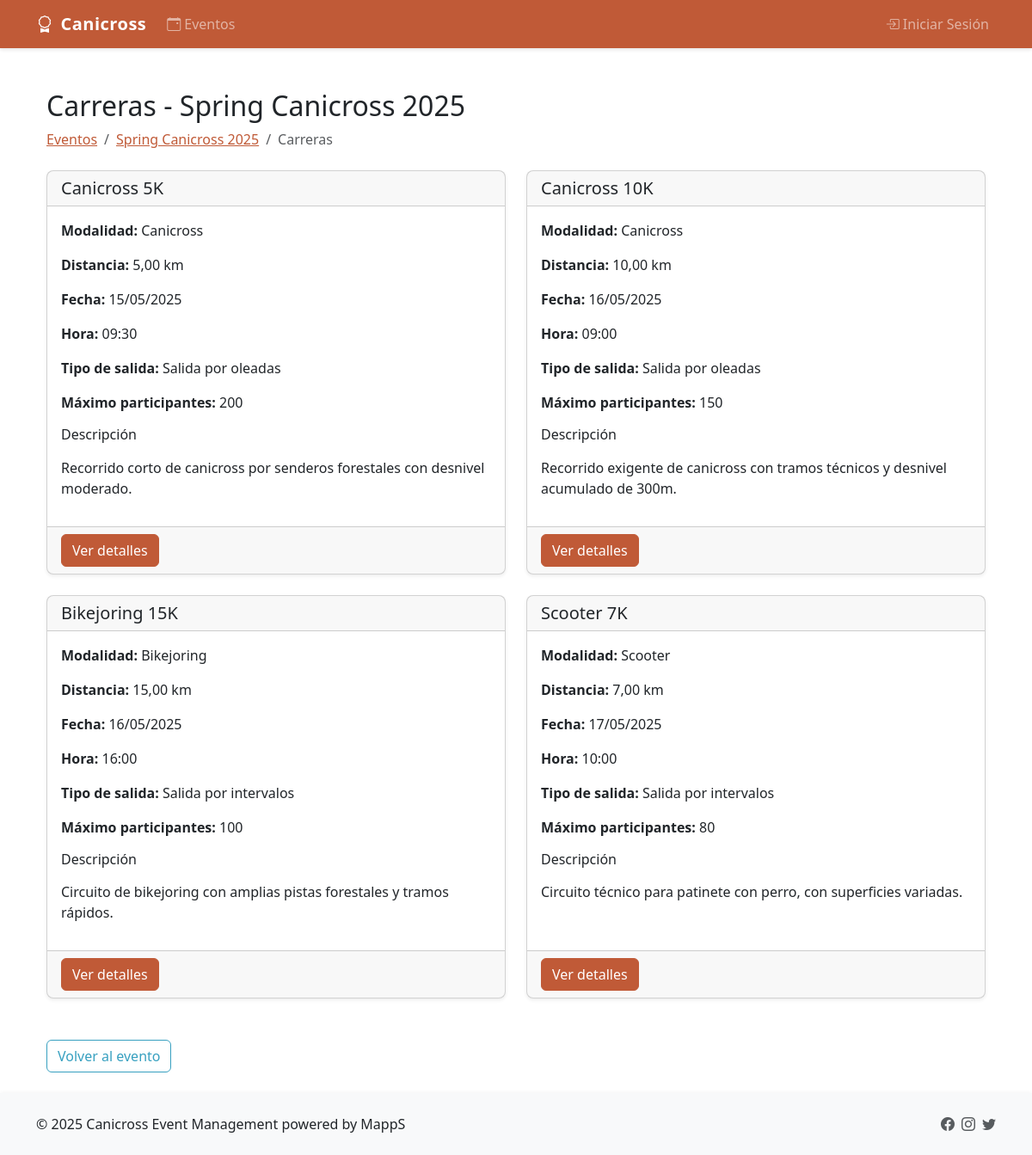
The page /events/spring-canicross-2025/races/ on the database its author committed.
### events/models.py (models this page shows, shortened)
class Event(models.Model):
    name = models.CharField(max_length=255, verbose_name="Nombre")
    slug = models.SlugField(max_length=255, unique=True, blank=True, verbose_name="Slug")
    description = models.TextField(blank=True, verbose_name="Descripción")
    location = models.CharField(max_length=255, verbose_name="Ubicación")
    start_date = models.DateField(verbose_name="Fecha de inicio")
    end_date = models.DateField(verbose_name="Fecha de fin")
    rules = models.TextField(blank=True, verbose_name="Reglamento")
    registration_start = models.DateTimeField(verbose_name="Inicio de inscripciones")
    registration_end = models.DateTimeField(verbose_name="Fin de inscripciones")
    required_documents = models.JSONField(default=list, blank=True, verbose_name="Documentos requeridos")
    required_vaccines = models.JSONField(default=list, blank=True, verbose_name="Vacunas requeridas")
    STATUS_CHOICES = (
        ('draft', 'Borrador'),
        ('published', 'Publicado'),
        ('registration_open', 'Inscripciones abiertas'),
        ('registration_closed', 'Inscripciones cerradas'),
        ('in_progress', 'En progreso'),
        ('completed', 'Completado'),
        ('cancelled', 'Cancelado'),
    )
    status = models.CharField(max_length=20, choices=STATUS_CHOICES, default='draft', verbose_name="Estado")
    created_at = models.DateTimeField(auto_now_add=True, verbose_name="Fecha de creación")
    updated_at = models.DateTimeField(auto_now=True, verbose_name="Fecha de actualización")

class Race(models.Model):
    event = models.ForeignKey(Event, related_name='races', on_delete=models.CASCADE, verbose_name="Evento")
    modality = models.ForeignKey(Modality, related_name='races', on_delete=models.CASCADE, verbose_name="Modalidad")
    name = models.CharField(max_length=255, verbose_name="Nombre")
    distance = models.DecimalField(max_digits=5, decimal_places=2, help_text="Distancia en kilómetros", verbose_name="Distancia")
    description = models.TextField(blank=True, verbose_name="Descripción")
    START_TYPE_CHOICES = (
        ('mass', 'Salida en masa'),
        ('waves', 'Salida por oleadas'),
        ('intervals', 'Salida por intervalos'),
    )
    start_type = models.CharField(max_length=10, choices=START_TYPE_CHOICES, default='mass', verbose_name="Tipo de salida")
    participants_per_interval = models.PositiveSmallIntegerField(default=1, verbose_name="Participantes por intervalo")
    interval_seconds = models.PositiveSmallIntegerField(default=30, verbose_name="Segundos entre intervalos")
    max_participants = models.PositiveIntegerField(default=100, verbose_name="Máximo de participantes")
    race_date = models.DateField(verbose_name="Fecha de carrera")
    race_time = models.TimeField(verbose_name="Hora de carrera")
    actual_start_time = models.DateTimeField(null=True, blank=True, verbose_name="Hora real de inicio")
    class Meta:
        verbose_name = "Carrera"
        verbose_name_plural = "Carreras"

class Modality(models.Model):
    name = models.CharField(max_length=100, verbose_name="Nombre")
    description = models.TextField(blank=True, verbose_name="Descripción")
    class Meta:
        verbose_name = "Modalidad"
        verbose_name_plural = "Modalidades"

### events/views.py (the view)
# urls.py: path('<slug:slug>/races/', views.race_list, name='race_list'),
@log_function_call(logger)
def race_list(request, slug):
    try:
        logger.info(f"Accediendo a lista de carreras para evento: {slug}")
        event = get_object_or_404(Event, slug=slug)
        races = Race.objects.filter(event=event)
        logger.debug(f"Se encontraron {races.count()} carreras para el evento: {event.name}")
        return render(request, 'events/race_list.html', {'event': event, 'races': races})
    except Event.DoesNotExist:
        logger.warning(f"Evento no encontrado: {slug}")
        raise
    except Exception as e:
        log_exception(logger, f"Error al obtener lista de carreras para el evento: {slug}")
        raise

### utils/context_processors.py (called while the page is built)
def session_timeout(request):
    timeout_minutes = getattr(settings, 'SESSION_TIMEOUT_MINUTES', 30)
    return {
        'session_timeout_minutes': timeout_minutes
    }

### utils/logger.py (called while the page is built)
def get_client_ip(request):
    x_forwarded_for = request.META.get('HTTP_X_FORWARDED_FOR')
    if x_forwarded_for:
        ip = x_forwarded_for.split(',')[0]
    else:
        ip = request.META.get('REMOTE_ADDR')
    return ip

def log_function_call(logger):
    def decorator(func):
        @wraps(func)
        def wrapper(*args, **kwargs):
            start_time = time.time()
            func_name = func.__name__
            logger.debug(f"Iniciando {func_name}()")
            try:
                result = func(*args, **kwargs)
                end_time = time.time()
                duration = end_time - start_time
                logger.debug(f"Finalizado {func_name}() - Duración: {duration:.3f}s")
                return result
            except Exception as e:
                logger.error(f"Error en {func_name}(): {str(e)}")
                log_exception(logger, f"Excepción en {func_name}()")
                raise
        return wrapper
    return decorator

### templates/events/race_list.html (shortened to what this page needs)
{% extends 'base.html' %}
{% block content %}
<div class="container mt-4">
    <h2>Carreras - {{ event.name }}</h2>
    <nav aria-label="breadcrumb" class="mb-4">
        <ol class="breadcrumb">
            <li class="breadcrumb-item"><a href="{% url 'events:event_list' %}">Eventos</a></li>
            <li class="breadcrumb-item"><a href="{% url 'events:event_detail' event.slug %}">{{ event.name }}</a></li>
            <li class="breadcrumb-item active" aria-current="page">Carreras</li>
        </ol>
    </nav>
    <div class="row">
        {% for race in races %}
        <div class="col-md-6 mb-4">
            <div class="card h-100">
                <div class="card-header">
                    <h5 class="mb-0">{{ race.name }}</h5>
                </div>
                <div class="card-body">
                    <p><strong>Modalidad:</strong> {{ race.modality.name }}</p>
                    <p><strong>Distancia:</strong> {{ race.distance }} km</p>
                    <p><strong>Fecha:</strong> {{ race.race_date|date:"d/m/Y" }}</p>
                    <p><strong>Hora:</strong> {{ race.race_time|time:"H:i" }}</p>
                    <p><strong>Tipo de salida:</strong> {{ race.get_start_type_display }}</p>
                    <p><strong>Máximo participantes:</strong> {{ race.max_participants }}</p>
                    {% if race.description %}
                    <h6>Descripción</h6>
                    <p>{{ race.description|linebreaks }}</p>
                    {% endif %}
                </div>
                <div class="card-footer">
                    <a href="{% url 'events:race_detail' event.slug race.id %}" class="btn btn-primary">Ver detalles</a>
                </div>
            </div>
        </div>
        {% empty %}
        <div class="col-12">
            <div class="alert alert-info">
                No hay carreras disponibles para este evento.
            </div>
        </div>
        {% endfor %}
    </div>
    <div class="mt-4">
        <a href="{% url 'events:event_detail' event.slug %}" class="btn btn-outline-secondary">Volver al evento</a>
    </div>
</div>
{% endblock %}

### static/css/custom-theme.css (style rules this page uses)
:root { --primary-color: #c05a37; --primary-dark: #9d472c; --primary-light: #d67b59; --primary-very-light: #f3d8ce; --accent-color: #37a0c0; --accent-dark: #2c829d; --accent-light: #59bfd6; --neutral-warm: #e0c3b6; --neutral-cool: #b6cde0; --secondary-color: #6c757d; --success-color: #198754; --danger-color: #dc3545; --light-color: #f8f9fa; --dark-color: #212529; }
.btn-primary { background-color: var(--primary-color) !important; border-color: var(--primary-color) !important; }
.btn-outline-secondary { color: var(--accent-color) !important; border-color: var(--accent-color) !important; }
a { color: var(--primary-color); }

### templates/base.html (style rules this page uses)
body { display: flex; flex-direction: column; min-height: 100vh; font-family: 'Segoe UI', Tahoma, Geneva, Verdana, sans-serif; }
.card { border-radius: 0.5rem; box-shadow: 0 0.125rem 0.25rem rgba(0,0,0,0.075); transition: all 0.3s ease; }

### rows shown on the page
Event: name "Spring Canicross 2025"
Race: name "Canicross 5K", modality.name "Canicross", distance "5,00", race_date "15/05/2025", race_time "09:30", start_type "Salida por oleadas", max_participants "200", description "Recorrido corto de canicross por senderos forestales con desnivel moderado."
Race: name "Canicross 10K", modality.name "Canicross", distance "10,00", race_date "16/05/2025", race_time "09:00", start_type "Salida por oleadas", max_participants "150", description "Recorrido exigente de canicross con tramos técnicos y desnivel acumulado de 300m."
Race: name "Bikejoring 15K", modality.name "Bikejoring", distance "15,00", race_date "16/05/2025", race_time "16:00", start_type "Salida por intervalos", max_participants "100", description "Circuito de bikejoring con amplias pistas forestales y tramos rápidos."
Race: name "Scooter 7K", modality.name "Scooter", distance "7,00", race_date "17/05/2025", race_time "10:00", start_type "Salida por intervalos", max_participants "80", description "Circuito técnico para patinete con perro, con superficies variadas."
